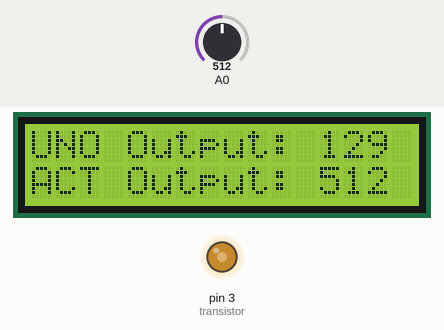
Recording of a sketch running on a simulated Arduino Uno, built with avr-gcc and run on an emulated ATmega328P. Parts: 16×2 character LCD, output pins drawn as LEDs (lit = HIGH). The test bench sets the inputs (shaded band); at power-on: A0 = 512. What the sketch prints to the serial monitor is not drawn.

Above: at 1.2 s.
1.3 s: A0 set to 306
At 1.9 s:
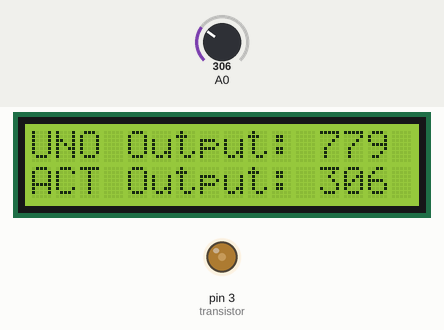
2.8 s: A0 set to 122
At 4.0 s:
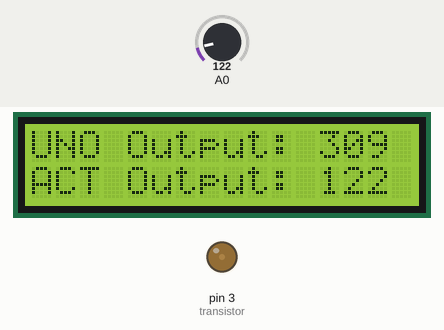
4.3 s: A0 set to 0
At 5.1 s:
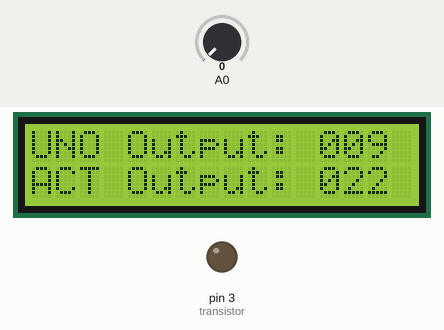
5.8 s: A0 set to 900
At 6.9 s:
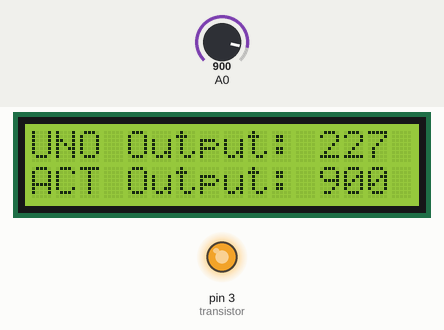
Timing chart, 0 to 8.3 s (numbered marks = the images above; inputs shaded):
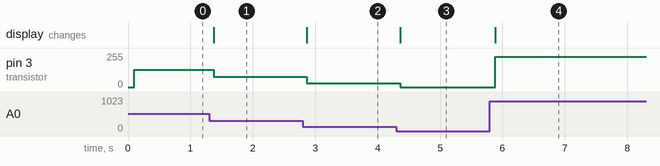

Measured:
- after the input at 1.3 s, pin 3 (transistor): 129/255 → 77/255 after 0.07 s; the display: changes after 0.07 s (image 1)
- after the input at 2.8 s, pin 3 (transistor): 77/255 → 30/255 after 0.07 s; the display: changes after 0.07 s (image 2)
- after the input at 4.3 s, pin 3 (transistor): 30/255 → 0/255 after 0.06 s; the display: changes after 0.06 s (image 3)
- after the input at 5.8 s, pin 3 (transistor): 0/255 → 227/255 after 0.08 s; the display: changes after 0.08 s (image 4)

The sketch:

main.ino
```cpp
#include <Wire.h>
#include <math.h>

// Display
#include <LiquidCrystal_I2C.h>
LiquidCrystal_I2C lcd(0x3F, 16, 2);
#include <Wire.h>

// Global Vars [Don't do this im just lazy]
int batteryVoltage = 5;
int arduinoVoltage = 5;
int arduinoOutput = 0;
int motorOutput = 0;

// Hardware Pins
static int transistor = 3; // ~
static int pot = 0; // A0

void setup()
{
  Serial.begin(9600);
  lcd.begin();
  lcd.backlight();
  lcd.clear();
  pinMode(transistor, OUTPUT);
}

void loop()
{
  int potValue = analogRead(A0);

  // Display
  lcd.setCursor(0,0);
  lcd.print("UNO Output: ");
  lcd.print(potMap(potValue));
  Serial.println(potMap(potValue));
  lcd.setCursor(0,1);
  lcd.print("ACT Output: ");
  lcd.print(potValue);

  // Motor
  analogWrite(transistor, potMap(potValue));

  delay(50);
}

int potMap(int potValue)
{
  // Pot Range
  static double potStart = 1;
  static double potEnd = 1013;
  // Analog Write Range
  static double outputStart = 0;
  static double outputEnd = 255;
  return floor((1.0 * (((outputEnd - outputStart) / (potEnd - potStart)) * (potValue - potStart))) + 0.5);
}
```
